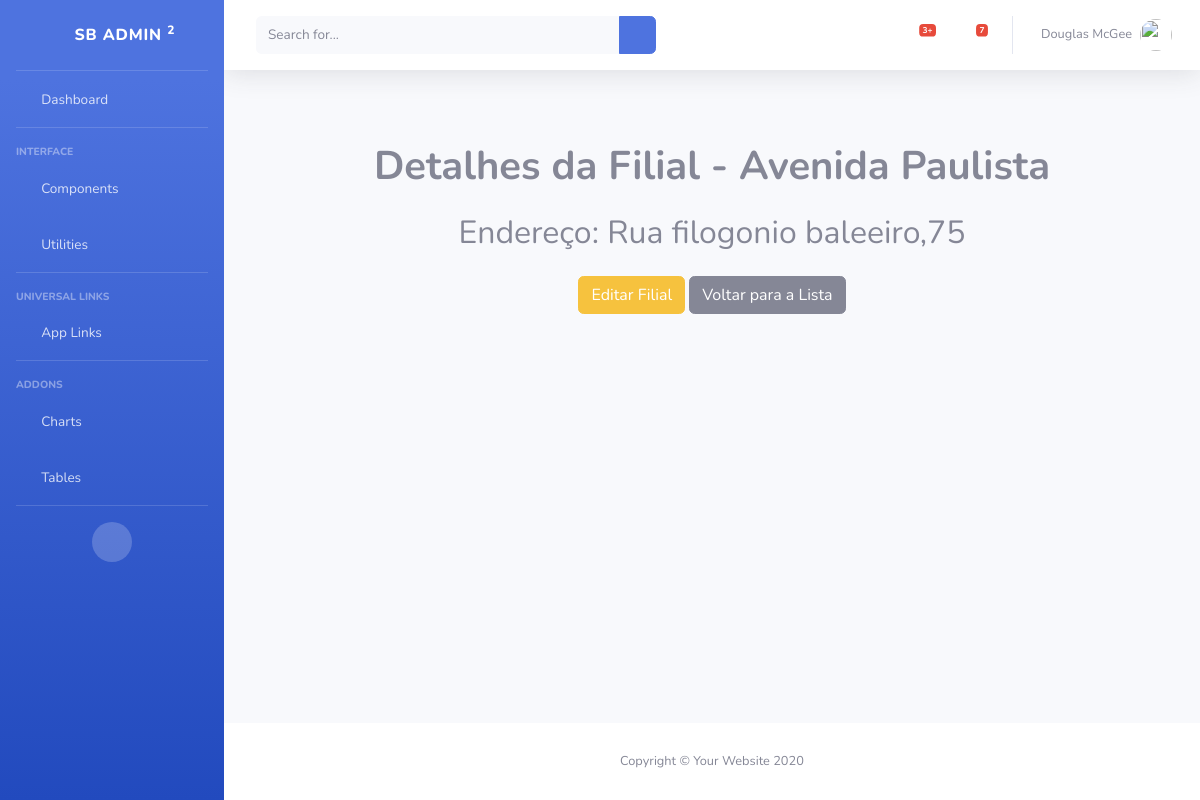
/filial/1/ (signed in), run on an earlier commit of the app's database.
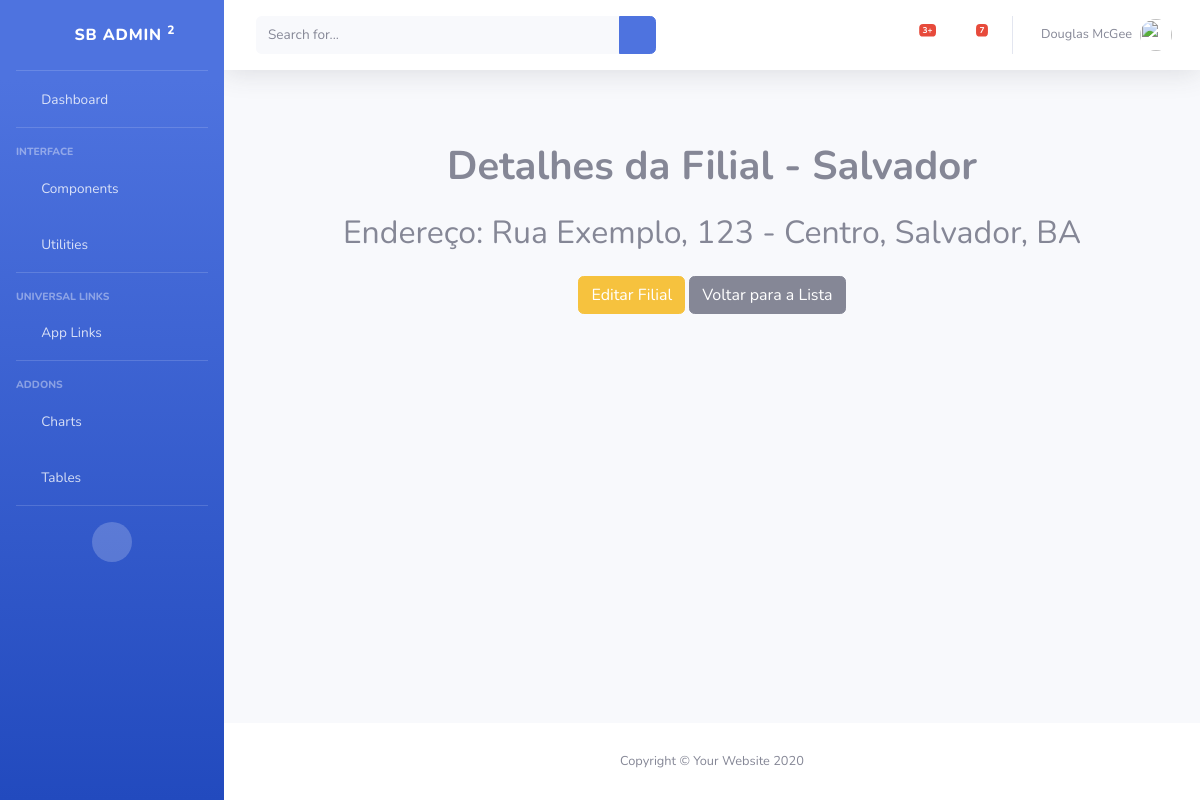
And on a later commit of the database.
### filial/models.py (models this page shows, shortened)
class Filial(models.Model):
    nome = models.CharField(max_length=100)
    endereco = models.CharField(max_length=255, blank=True, null=True)

### filial/views.py (the view)
# urls.py: path('<int:id_filial>/', views.detalhe, name='detalhe'),
@login_required
def detalhe(request, id_filial):
    filial = get_object_or_404(Filial, id=id_filial)
    detalhe = {'filial': filial}
    return render(request, 'filial/detalhando.html', detalhe)

### template/filial/detalhando.html
{% extends '_base.html' %}
{% block content %}
<main class="text-center container py-5">
    <h1 class="mb-4"><strong>Detalhes da Filial - {{ filial.nome }}</strong></h1>
    <h2>Endereço: {{ filial.endereco }}</h2>
    <div class="mt-4">
        {% if perms.filial.change_filial %}
            <a href="{% url 'filial:update' filial.id %}" class="btn btn-warning me-2">Editar Filial</a>
        {% endif %}
        <a href="{% url 'filial:read' %}" class="btn btn-secondary">Voltar para a Lista</a>
    </div>
</main>
{% endblock %}

What changed in the data, as far as the page shows it:
changed Filial: nome "Avenida Paulista" → "Salvador"; endereco "Rua filogonio baleeiro,75" → "Rua Exemplo, 123 - Centro, Salvador, BA"
